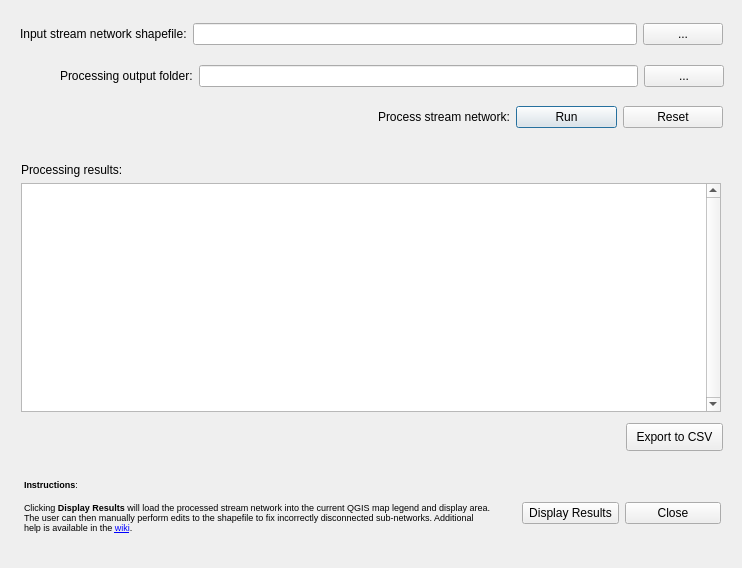
<?xml version="1.0" encoding="UTF-8"?>
<ui version="4.0">
 <class>GNATDialogBase</class>
 <widget class="QDialog" name="GNATDialogBase">
  <property name="geometry">
   <rect>
    <x>0</x>
    <y>0</y>
    <width>742</width>
    <height>568</height>
   </rect>
  </property>
  <property name="windowTitle">
   <string>GNaT</string>
  </property>
  <widget class="QLabel" name="lblResultsTxt">
   <property name="geometry">
    <rect>
     <x>21</x>
     <y>162</y>
     <width>111</width>
     <height>16</height>
    </rect>
   </property>
   <property name="text">
    <string>Processing results:</string>
   </property>
  </widget>
  <widget class="QPushButton" name="btnExportToTxt">
   <property name="geometry">
    <rect>
     <x>626</x>
     <y>423</y>
     <width>97</width>
     <height>28</height>
    </rect>
   </property>
   <property name="text">
    <string>Export to CSV</string>
   </property>
  </widget>
  <widget class="QLabel" name="lblInstructions">
   <property name="geometry">
    <rect>
     <x>24</x>
     <y>453</y>
     <width>469</width>
     <height>106</height>
    </rect>
   </property>
   <property name="font">
    <font>
     <pointsize>7</pointsize>
    </font>
   </property>
   <property name="text">
    <string>&lt;html&gt;&lt;head/&gt;&lt;body&gt;&lt;p&gt;&lt;span style=&quot; font-weight:600;&quot;&gt;Instructions&lt;/span&gt;:&lt;/p&gt;&lt;p&gt;Clicking &lt;span style=&quot; font-weight:600;&quot;&gt;Display Results&lt;/span&gt; will load the processed stream network into the current QGIS map legend and display area. The user can then manually perform edits to the shapefile to fix incorrectly disconnected sub-networks. Additional help is available in the &lt;a href=&quot;#&quot;&gt;&lt;span style=&quot; text-decoration: underline; color:#0000ff;&quot;&gt;wiki&lt;/span&gt;&lt;/a&gt;.&lt;/p&gt;&lt;/body&gt;&lt;/html&gt;</string>
   </property>
   <property name="wordWrap">
    <bool>true</bool>
   </property>
  </widget>
  <widget class="QPlainTextEdit" name="txtResults">
   <property name="geometry">
    <rect>
     <x>21</x>
     <y>183</y>
     <width>700</width>
     <height>229</height>
    </rect>
   </property>
   <property name="verticalScrollBarPolicy">
    <enum>Qt::ScrollBarAlwaysOn</enum>
   </property>
   <property name="readOnly">
    <bool>true</bool>
   </property>
  </widget>
  <widget class="QWidget" name="layoutWidget">
   <property name="geometry">
    <rect>
     <x>378</x>
     <y>102</y>
     <width>345</width>
     <height>30</height>
    </rect>
   </property>
   <layout class="QHBoxLayout" name="horizontalLayout_5">
    <item>
     <widget class="QLabel" name="lblProcess">
      <property name="text">
       <string>Process stream network:</string>
      </property>
     </widget>
    </item>
    <item>
     <widget class="QPushButton" name="btnRun">
      <property name="text">
       <string>Run</string>
      </property>
      <property name="default">
       <bool>true</bool>
      </property>
     </widget>
    </item>
    <item>
     <widget class="QPushButton" name="btnReset">
      <property name="text">
       <string>Reset</string>
      </property>
     </widget>
    </item>
   </layout>
  </widget>
  <widget class="QWidget" name="layoutWidget">
   <property name="geometry">
    <rect>
     <x>20</x>
     <y>18</y>
     <width>703</width>
     <height>32</height>
    </rect>
   </property>
   <layout class="QHBoxLayout" name="horizontalLayout_1">
    <item>
     <widget class="QLabel" name="lblInput">
      <property name="text">
       <string>Input stream network shapefile:</string>
      </property>
     </widget>
    </item>
    <item>
     <layout class="QHBoxLayout" name="horizontalLayout_4">
      <item>
       <widget class="QLineEdit" name="txtInputNetwork">
        <property name="toolTip">
         <string>Shapefile representing a stream network which serves as the primary input for the Build Network tool.</string>
        </property>
       </widget>
      </item>
      <item>
       <widget class="QPushButton" name="btnBrowseInput">
        <property name="text">
         <string>...</string>
        </property>
       </widget>
      </item>
     </layout>
    </item>
   </layout>
  </widget>
  <widget class="QWidget" name="layoutWidget">
   <property name="geometry">
    <rect>
     <x>60</x>
     <y>60</y>
     <width>664</width>
     <height>32</height>
    </rect>
   </property>
   <layout class="QHBoxLayout" name="horizontalLayout_3">
    <item>
     <widget class="QLabel" name="lblOutput">
      <property name="focusPolicy">
       <enum>Qt::StrongFocus</enum>
      </property>
      <property name="text">
       <string>Processing output folder:</string>
      </property>
     </widget>
    </item>
    <item>
     <layout class="QHBoxLayout" name="horizontalLayout_6">
      <item>
       <widget class="QLineEdit" name="txtOutputFolder">
        <property name="toolTip">
         <string>&lt;html&gt;&lt;head/&gt;&lt;body&gt;&lt;p&gt;A folder or directory which where tool outputs will be written. The outputs include:&lt;/p&gt;&lt;p&gt;- stream network line shapefile, with network IDs added as a new attribute field&lt;/p&gt;&lt;p&gt;- stream network nodes point shapefile, representing nodes within the network&lt;/p&gt;&lt;/body&gt;&lt;/html&gt;</string>
        </property>
       </widget>
      </item>
      <item>
       <widget class="QPushButton" name="btnBrowseOutput">
        <property name="text">
         <string>...</string>
        </property>
       </widget>
      </item>
     </layout>
    </item>
   </layout>
  </widget>
  <widget class="QWidget" name="layoutWidget">
   <property name="geometry">
    <rect>
     <x>522</x>
     <y>498</y>
     <width>199</width>
     <height>30</height>
    </rect>
   </property>
   <layout class="QHBoxLayout" name="horizontalLayout_8">
    <item>
     <widget class="QPushButton" name="btnDisplayResults">
      <property name="text">
       <string>Display Results</string>
      </property>
     </widget>
    </item>
    <item>
     <widget class="QPushButton" name="btnClose">
      <property name="text">
       <string>Close</string>
      </property>
     </widget>
    </item>
   </layout>
  </widget>
 </widget>
 <resources/>
 <connections/>
</ui>
